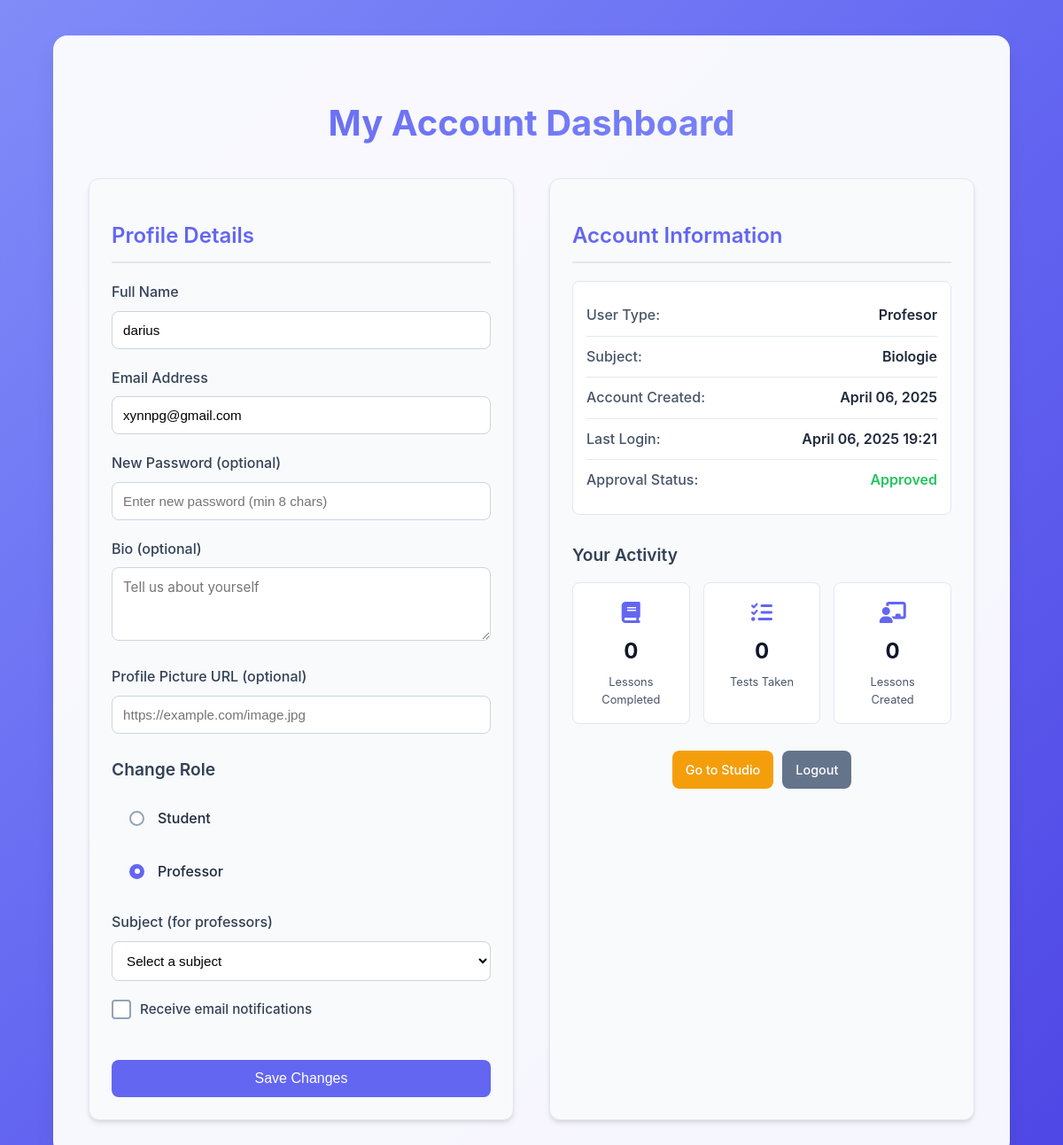
Page /account (signed in) on the committed database.
### models.py (models this page shows, shortened)
class User(db.Model, UserMixin):
    id = db.Column(db.Integer, primary_key=True)
    email = db.Column(db.String(120), unique=True, nullable=False)
    password = db.Column(db.String(120), nullable=False)
    name = db.Column(db.String(120), nullable=True)
    is_admin = db.Column(db.Boolean, default=False)
    user_type = db.Column(db.String(50), nullable=True)
    subject = db.Column(db.String(120), nullable=True)
    is_professor_approved = db.Column(db.Boolean, default=False)
    verification_token = db.Column(db.String(36), nullable=True)
    is_verified = db.Column(db.Boolean, default=False)
    last_login = db.Column(db.DateTime, nullable=True)
    session_id = db.Column(db.String(100))
    created_at = db.Column(db.DateTime, default=datetime.utcnow)
    lessons = db.relationship('Lesson', backref='author', lazy=True)
    tests = db.relationship('Test', backref='author', lazy=True)
    grades = db.relationship('Grade', backref='student', lazy=True)
    @property
    def is_authenticated(self):
        return True

### AccountPage/routes.py (the view, shortened to what this page needs)
@account_bp.route('/account', methods=['GET', 'POST'])
@login_required
def account():
    user = User.query.get(current_user.id)
    if not user:
        flash('User not found.', 'error')
        return redirect(url_for('landing.index'))
    return render_template('account.html', user=user)

### app.py (called while the page is built)
@login_manager.user_loader
def load_user(user_id):
    user = User.query.get(int(user_id))
    if user and 'user_id' in session:
        user.last_login = datetime.utcnow()
        db.session.commit()
    return user

@app.after_request
def add_header(response):
    response.headers['Cache-Control'] = 'no-store, no-cache, must-revalidate, post-check=0, pre-check=0, max-age=0'
    response.headers['Pragma'] = 'no-cache'
    response.headers['Expires'] = '-1'
    if request.endpoint == 'login.verify_email':
        response.set_cookie('logged_in', 'false', max_age=3600, httponly=True)
    elif 'user_id' in session:
        response.set_cookie('logged_in', 'true', max_age=3600, httponly=True)
    else:
        response.set_cookie('logged_in', 'false', max_age=3600, httponly=True)
    return response

### Templates/account.html (shortened to what this page needs)
{% extends "account_base.html" %}
{% block content %}
    <h1>My Account Dashboard</h1>
    <div class="account-wrapper">
        <div class="profile-section">
            <h2>Profile Details</h2>
            <form method="POST">
                <div class="form-group">
                    <label for="name">Full Name</label>
                    <input type="text" id="name" name="name" value="{{ user.name or '' }}" required>
                </div>
                <div class="form-group">
                    <label for="email">Email Address</label>
                    <input type="email" id="email" name="email" value="{{ user.email }}" required>
                </div>
                <div class="form-group">
                    <label for="password">New Password (optional)</label>
                    <input type="password" id="password" name="password" placeholder="Enter new password (min 8 chars)">
                </div>
                <div class="form-group">
                    <label for="bio">Bio (optional)</label>
                    <textarea id="bio" name="bio" rows="3" placeholder="Tell us about yourself">{{ user.bio or '' }}</textarea>
                </div>
                <div class="form-group">
                    <label for="profile_picture">Profile Picture URL (optional)</label>
                    <input type="url" id="profile_picture" name="profile_picture" value="{{ user.profile_picture or '' }}" placeholder="https://example.com/image.jpg">
                </div>
                <h3>Change Role</h3>
                <div class="radio-input">
                    <label class="label">
                        <input type="radio" id="elev" name="value-radio" value="elev" {% if user.user_type == 'elev' %}checked{% endif %}>
                        <p class="text">Student</p>
                    </label>
                    <label class="label">
                        <input type="radio" id="profesor" name="value-radio" value="profesor" {% if user.user_type == 'profesor' %}checked{% endif %}>
                        <p class="text">Professor</p>
                    </label>
                </div>
                <div class="form-group">
                    <label for="subject">Subject (for professors)</label>
                    <select id="subject" name="subject" {% if user.user_type != 'profesor' %}disabled{% endif %}>
                        <option value="">Select a subject</option>
                    </select>
                </div>
                <div class="form-group">
                    <label class="checkbox-label">
                        <span class="checkmark"></span>
                        Receive email notifications
                    </label>
                </div>
                <button type="submit">Save Changes</button>
            </form>
        </div>
        <div class="info-section">
            <h2>Account Information</h2>
            <div class="info-card">
                <div class="info-item">
                    <span class="info-label">User Type:</span>
                    <span class="info-value">{{ user.user_type|capitalize or 'Not set' }}</span>
                </div>
                <div class="info-item">
                    <span class="info-label">Subject:</span>
                    <span class="info-value">{{ user.subject|capitalize or 'Not set' }}</span>
                </div>
                <div class="info-item">
                    <span class="info-label">Account Created:</span>
                    <span class="info-value">{{ user.created_at.strftime('%B %d, %Y') if user.created_at else 'Unknown' }}</span>
                </div>
                <div class="info-item">
                    <span class="info-label">Last Login:</span>
                    <span class="info-value">{{ user.last_login.strftime('%B %d, %Y %H:%M') if user.last_login else 'Unknown' }}</span>
                </div>
                {% if user.user_type == 'profesor' %}
                    <div class="info-item">
                        <span class="info-label">Approval Status:</span>
                        <span class="info-value {% if user.is_professor_approved %}status-approved{% else %}status-pending{% endif %}">
                            {% if user.is_professor_approved %}Approved{% else %}Pending Approval{% endif %}
                        </span>
                    </div>
                {% endif %}
            </div>
            <div class="account-stats">
                <h3>Your Activity</h3>
                <div class="stats-grid">
                    <div class="stat-card">
                        <div class="stat-icon"><i class="fas fa-book"></i></div>
                        <div class="stat-value">{{ user.lessons_completed|default(0) }}</div>
                        <div class="stat-label">Lessons Completed</div>
                    </div>
                    <div class="stat-card">
                        <div class="stat-icon"><i class="fas fa-tasks"></i></div>
                        <div class="stat-value">{{ user.tests_taken|default(0) }}</div>
                        <div class="stat-label">Tests Taken</div>
                    </div>
                    {% if user.user_type == 'profesor' %}
                        <div class="stat-card">
                            <div class="stat-icon"><i class="fas fa-chalkboard-teacher"></i></div>
                            <div class="stat-value">{{ user.lessons_created|default(0) }}</div>
                            <div class="stat-label">Lessons Created</div>
                        </div>
                    {% endif %}
                </div>
            </div>
            <div class="actions">
                {% if user.user_type == 'profesor' and user.is_professor_approved %}
                    <a href="{{ url_for('studio.studio') }}" class="studio-link">Go to Studio</a>
                {% endif %}
                <a href="{{ url_for('login.logout') }}" class="logout-link">Logout</a>
            </div>
        </div>
    </div>
{% endblock %}

### static/style.css (style rules this page uses)
:root { --primary: #6366f1; --primary-light: #818cf8; --secondary: #4f46e5; --light: #f8fafc; --dark: #1e293b; --success: #22c55e; --warning: #f59e0b; --danger: #ef4444; --bio-color: #10b981; --isto-color: #f97316; --geogra-color: #3b82f6; --gray-50: #f8fafc; --gray-100: #f1f5f9; --gray-200: #e2e8f0; --gray-300: #cbd5e1; --gray-400: #94a3b8; --gray-500: #64748b; --gray-600: #475569; --gray-700: #334155; --gray-800: #1e293b; --gray-900: #0f172a; }
body { font-family: 'Inter', system-ui, -apple-system, sans-serif; margin: 0; padding: 0; background-color: var(--gray-50); color: var(--gray-800); line-height: 1.6; }

### rows in the picture
User: name "darius", email "xynnpg@gmail.com", user_type "☐ Student", user_type "☑ Professor", user_type "Profesor", subject "Biologie", created_at "April 06, 2025", last_login "April 06, 2025 19:21"

### other values in the picture
{{ user.lessons_completed|default(0) }} "0"
{{ user.tests_taken|default(0) }} "0"
{{ user.lessons_created|default(0) }} "0"
